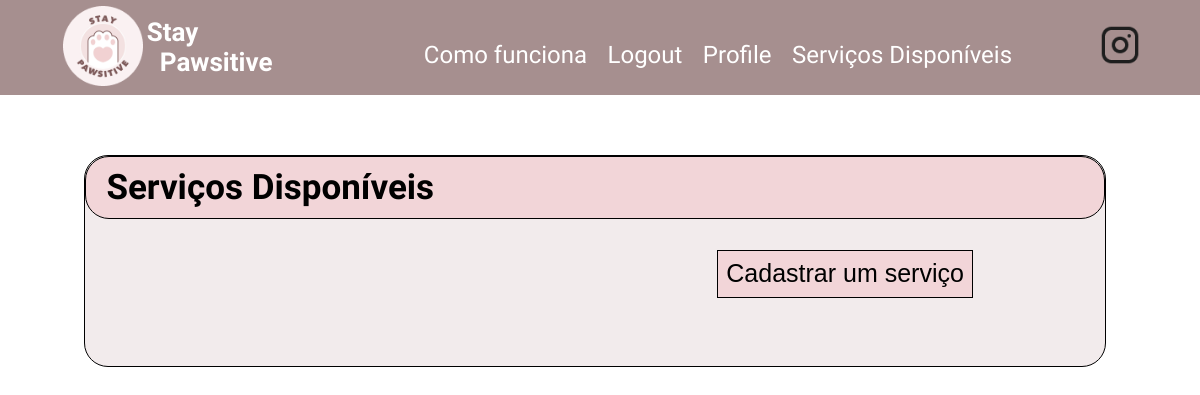
Before: /services/ (signed in) with the older database file.
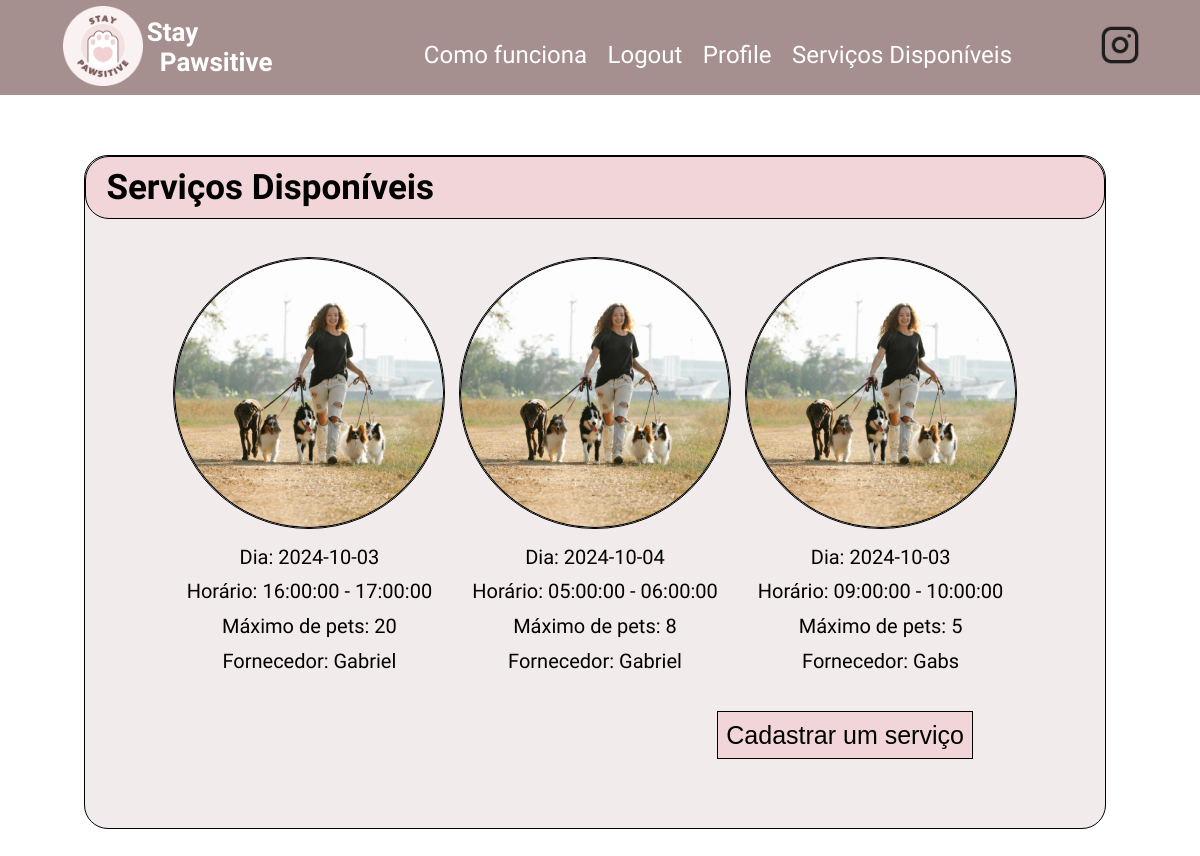
After: the same page with the newer database file.
### app/models.py (models this page shows, shortened)
class PossibleWalk(db.Model):
    id: so.Mapped[int] = so.mapped_column(primary_key = True, autoincrement=True)
    max_pets: so.Mapped[int] = so.mapped_column()
    date: so.Mapped[datetime.date] = so.mapped_column(Date)
    start_hour: so.Mapped[time] = so.mapped_column(Time)
    end_hour: so.Mapped[time] = so.mapped_column(Time)
    username: so.Mapped[str] = so.mapped_column(sa.ForeignKey(User.username), index=True)

### app/routes.py (the view)
@app.route('/services/', methods=['GET', 'POST'])
@login_required
def services():
    possible_walks = db.session.query(PossibleWalk).filter(PossibleWalk.username != current_user.username).all()
    return render_template('services.html', title='Ver serviços disponíveis', possible_walks=possible_walks)

### app/models.py (called while the page is built)
@login.user_loader
def load_user(id):
    return db.session.get(User, int(id))

### app/templates/services.html
{% extends "base.html" %}
{% block head %}
    {{ super() }}
    <link rel="stylesheet" href="{{url_for('static', filename='styles/user.css')}}">
{% endblock head %}
{% block content %}
<div class="container">
    <div class="title">
        Serviços Disponíveis
    </div>
    <div class="pets">
        <div class="list">
            {% for walk in possible_walks %}
            <div>
                <img src="{{url_for('static', filename='images/passeio.png')}}">
                <p>Dia: {{walk.date}} </p>
                <p>Horário: {{walk.start_hour}} - {{walk.end_hour}} </p>
                <p>Máximo de pets: {{walk.max_pets}} </p>
                <p>Fornecedor: {{walk.username}}
            </div>
            {% endfor%}
        </div>
        <button onclick="redirect_new_walk()">Cadastrar um serviço</button>
</div>
{% endblock %}

### app/templates/base.html (shortened to what this page needs)
<!doctype html>
<html>
    <head>
        {% block head %}
        <link rel="stylesheet" href="{{ url_for('static', filename='styles/base.css') }}">
        {% endblock head %}
    </head>
    <body>
        <div class="header">
            <div class="brand">
                <a href="{{ url_for('index') }}">
                <img src="{{ url_for('static', filename='images/Logo.png') }}" alt="logo" style="height: 80px;">
                </a>
                <a href="{{ url_for('index') }}" style="text-decoration: none;">
                <h1>Stay<br>&nbsp;&nbsp;Pawsitive</h1>
                </a>
            </div>
            <div class="right">
                <div>
                    <a href="{{ url_for('index') }}">Como funciona</a>
                    {% if current_user.is_anonymous %}
                    <a href="{{ url_for('login') }}">Login</a>
                    {% else %}
                    <a href="{{ url_for('logout') }}">Logout</a>
                    <a href="{{ url_for('user', username=current_user.username) }}">Profile</a>
                    <a href ="{{url_for('services')}}"">Serviços Disponíveis</a>
                    {% endif %}
                </div>
            <a href="https://www.instagram.com/staypawsitive99/">
                <img src="{{ url_for('static', filename='images/Instagram.png') }}" alt="instagram-logo">
            </a>
            </div>
        </div>
        {% block content %}{% endblock content %}
    </body>
</html>

### app/static/styles/base.css (style rules this page uses)
:root { font-size: 62.5%; }
body { font-family: 'Montserrat Alternates', sans-serif; font-style: normal; margin: 0; padding: 0; }
.header { display: flex; flex-direction: row; justify-content: space-evenly; align-items: center; background-color: #A68F8F; height: 2%; color: #FFFFFF; font-size: 18px; z-index: 5; }
.brand { display: flex; flex-direction: row; align-self: center; justify-content: space-evenly; align-items: center; font-size: 13px; width: 18%; font-family: 'Irish Grover', cursive; }
a { color: #FFFFFF; }
.right { display: flex; flex-direction: row; justify-content: space-evenly; align-items: flex-end; }
.right > div { padding: 0rem 8rem; }
.right > div > a { padding: 0rem .8rem; }
.right > div > a:link, .right > div > a:visited { text-decoration: none; color: white; font-size: 2.4rem; }
.right > a > img { width: 4rem; height: 4rem; }

### app/static/styles/user.css (style rules this page uses)
body { font-family: 'Montserrat Alternates', sans-serif; font-style: normal; margin: 0; padding: 0; min-height: 1000px; }
html { margin: 0; padding: 0; height: 100%; }
.container { width: 85%; background-color: #F2EBEC; margin-left: 7%; margin-top: 5%; border: 1px solid #F2D5D8; border-radius: 24px; padding-bottom: 4%; border: 0.5px solid black; }
.title { background-color: #F2D5D8; padding: 1% 2%; border-radius: 24px; border: 0.5px solid black; font-size: 35px; font-weight: 700; }
a:link { text-decoration: none; }
.pets { display: flex; flex-direction: column; padding: 2% 8%; }
.pets > button, .services > button { background-color: #F2D5D8; font-size: 25px; font-weight: 400; padding: 1%; border: 1px solid black; align-self: flex-end; margin-right: 5rem; margin-top: 1rem; }
.list { display: flex; flex-wrap: wrap; justify-content: space-around; text-align: center; font-size: 20px; }
.list > div { padding: 2% 0%; }
.list img { width: 27rem; height: 27rem; border-radius: 50%; border: 1px solid black; }
.list p { margin-top: 4%; margin-bottom: 4%; }

Changed rows visible on the page:
added PossibleWalk: date "2024-10-03", start_hour "16:00:00", end_hour "17:00:00", max_pets "20", username "Gabriel"
added PossibleWalk: date "2024-10-04", start_hour "05:00:00", end_hour "06:00:00", max_pets "8", username "Gabriel"
added PossibleWalk: date "2024-10-03", start_hour "09:00:00", end_hour "10:00:00", max_pets "5", username "Gabs"
